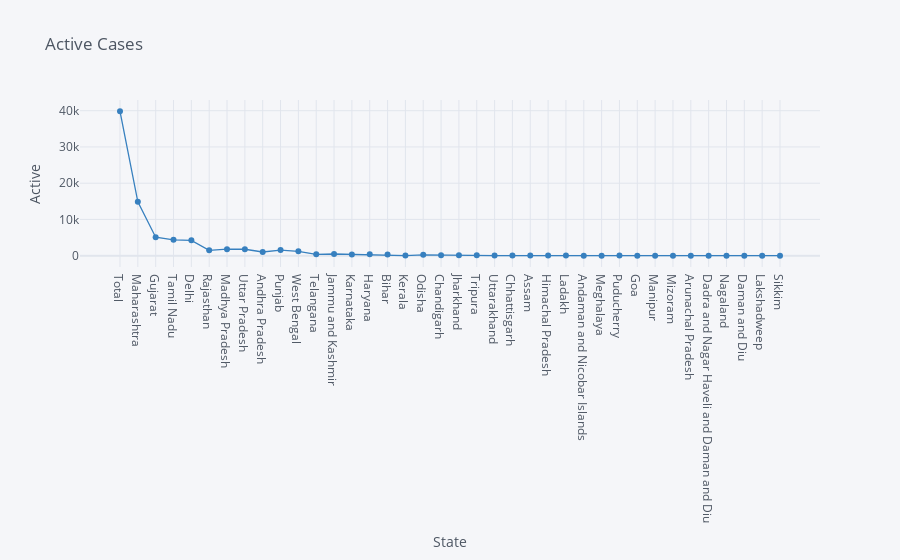

Notebook code cell kept with this figure:
### Markdown cell above
# Active Cases as per State

### Code cell
df.iplot(kind="scatter",x="State",y="Active",mode='markers+lines',title="Active Cases",xTitle="State",yTitle="Active",colors='blue',size=0)

### Figure 1 — Plotly figure (JSON) as saved in the notebook; plotly's stock layout.template omitted (floating-point values rounded to 4 significant figures)
{"data": [{"line": {"color": "rgba(55, 128, 191, 1.0)", "dash": "solid", "shape": "linear", "width": 1.3}, "marker": {"size": 0, "symbol": "circle"}, "mode": "markers+lines", "name": "Active", "text": "", "type": "scatter", "x": ["Total", "Maharashtra", "Gujarat", "Tamil Nadu", "Delhi", "Rajasthan", "Madhya Pradesh", "Uttar Pradesh", "Andhra Pradesh", "Punjab", "West Bengal", "Telangana", "Jammu and Kashmir", "Karnataka", "Haryana", "Bihar", "Kerala", "Odisha", "Chandigarh", "Jharkhand", "Tripura", "Uttarakhand", "Chhattisgarh", "Assam", "Himachal Pradesh", "Ladakh", "Andaman and Nicobar Islands", "Meghalaya", "Puducherry", "Goa", "Manipur", "Mizoram", "Arunachal Pradesh", "Dadra and Nagar Haveli and Daman and Diu", "Nagaland", "Daman and Diu", "Lakshadweep", "Sikkim"], "y": [39837, 14862, 5082, 4364, 4230, 1465, 1792, 1761, 1004, 1550, 1195, 376, 450, 346, 360, 307, 16, 222, 124, 111, 116, 17, 21, 23, 10, 24, 0, 1, 7, 0, 0, 0, 0, 1, 0, 0, 0, 0]}], "layout": {"legend": {"bgcolor": "#F5F6F9", "font": {"color": "#4D5663"}}, "paper_bgcolor": "#F5F6F9", "plot_bgcolor": "#F5F6F9", "title": {"font": {"color": "#4D5663"}, "text": "Active Cases"}, "xaxis": {"gridcolor": "#E1E5ED", "showgrid": true, "tickfont": {"color": "#4D5663"}, "title": {"font": {"color": "#4D5663"}, "text": "State"}, "zerolinecolor": "#E1E5ED"}, "yaxis": {"gridcolor": "#E1E5ED", "showgrid": true, "tickfont": {"color": "#4D5663"}, "title": {"font": {"color": "#4D5663"}, "text": "Active"}, "zerolinecolor": "#E1E5ED"}}}
